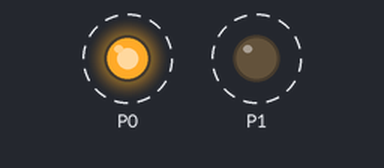
A program run on a simulated BBC micro:bit running MicroPython. On the bench: output pins drawn as LEDs (lit = HIGH). Dashed ring = blinking.

Above: at 0.07 s.
Timing chart, 0 to 3.0 s (numbered marks = the images above):
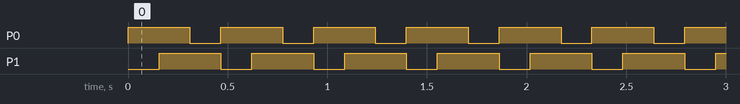

The program:

December01.py
```python
# December 1 2018
from microbit import *

sleep_time = 155

def set_colour(red, green):
    pin0.write_digital(red)
    pin1.write_digital(green)
    sleep(sleep_time)

while True:
    set_colour(1, 0)
    set_colour(1, 1)
    set_colour(0, 1)
```

Measured:
- by itself, P0, P1: alternates HIGH for 0.31 s and LOW for 0.16 s
- by itself, everything shown: repeats every 0.47 s, in 3 steps
